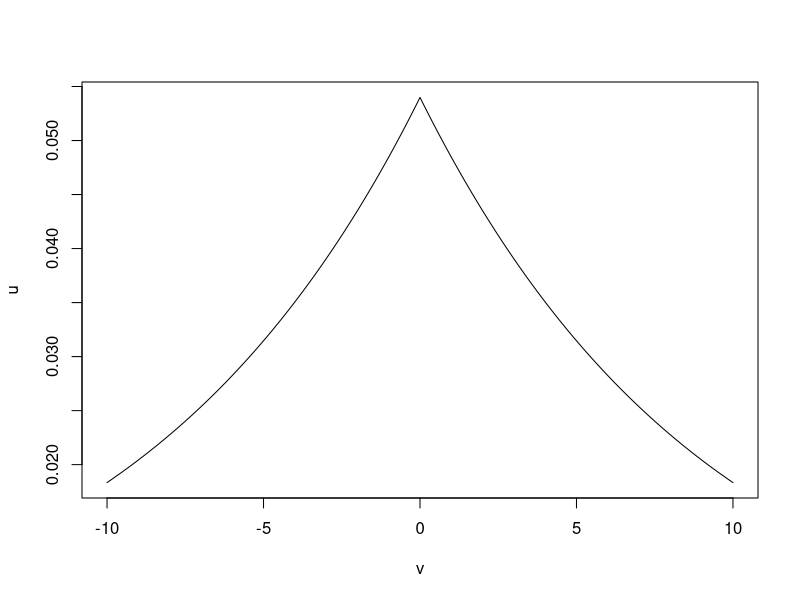
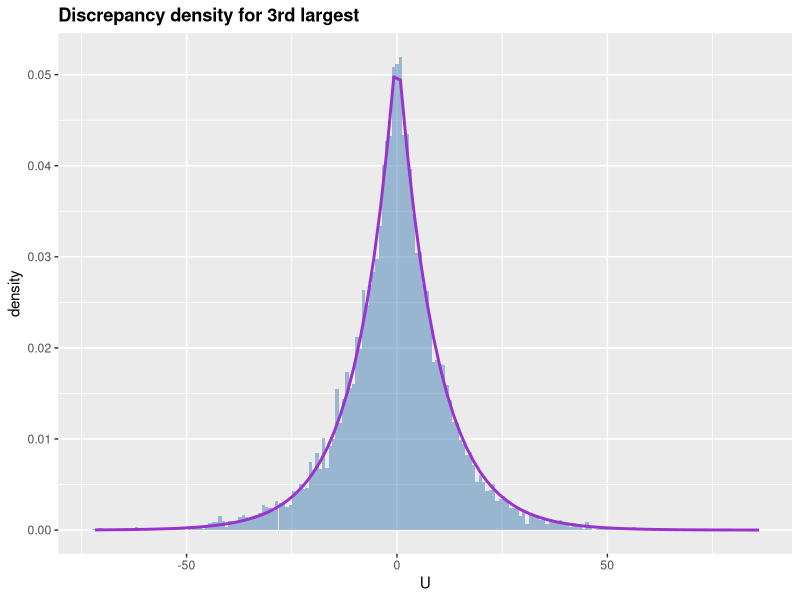

These charts were generated, in order, by the following R code:
#' Matching discrepancy density function
#' 
#' @param v is the point at which density is computed (should be a vector)
#' @param z is the discrepency point (should be a vector)
#' @param k is the number of continuous variables
#' @param f is the density of the vector

dMatchDis <- function(v,z,m=1,f=dnorm){
  k = length(v)
  C0 = (2*f(z)*pi^(k/2))/(k*gamma(k/2))
  y = (f(z) / factorial(m-1)) * (C0*enorm(v)^k)^(m-1) * exp(-C0*enorm(v)^k)
  return(y)
}

enorm = function(x) sqrt(sum(x^2))


v = seq(-10,10,.01)
z = 2
u = NULL
for(i in v){
  u = c(u,dMatchDis(i,z,m=1,dnorm))
}

plot(v,u,type="l")

### MC experiment to confirm
R = 10000
n = 1000
uh = vector(length=R)
for(r in 1:R){
  x = rnorm(n)
  rk = rank((x-2)^2)
  uh[r] = (x[which(rk==1)]-2)*n
}

library("ggplot2")
denMatch = function(x) mapply(function(y) dMatchDis(y,z,m=1,dnorm), x)
ggplot(data.frame(uh), aes(x=uh)) + 
    geom_histogram(bins=200,alpha=.5, position='identity',fill="steelblue", aes(y = ..density..)) +
    scale_x_continuous(name="U") +
    ggtitle("Discrepancy density for 3rd largest") + 
    stat_function(fun = denMatch, colour="darkorchid3", size=1) +
    theme(plot.title = element_text(lineheight=.8, face="bold"),legend.position="none")